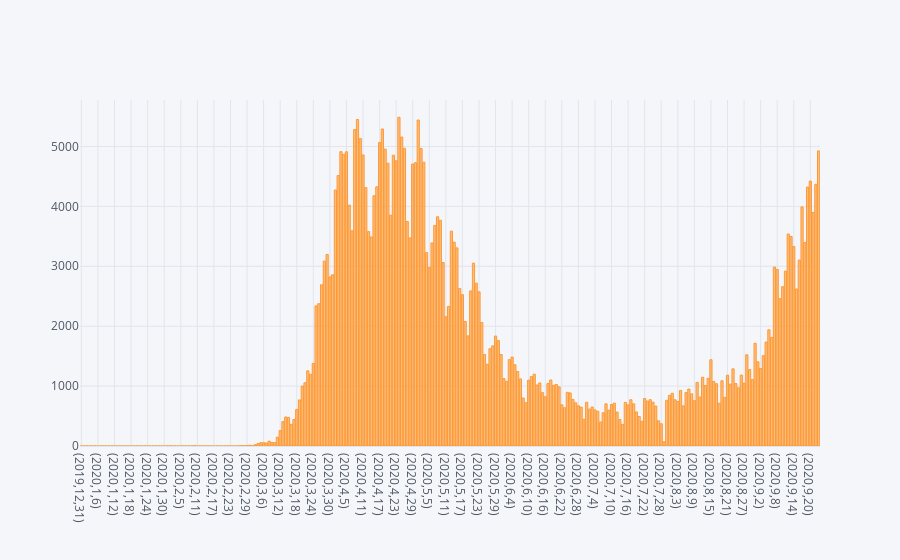

The notebook cell saved with this chart:
### Code cell
covid_df[covid_df['location']=='United Kingdom'].sort_values(['Year','Month','Day']).iplot(kind='bar',x=['Year','Month','Day'],y='new_cases')

### Figure 1 — Plotly figure (JSON) as saved in the notebook; plotly's stock layout.template omitted (floating-point values rounded to 4 significant figures; data arrays with more than 128 entries replaced by an {"elided": "..."} marker saying what was removed)
{"data": [{"marker": {"color": "rgba(255, 153, 51, 0.6)", "line": {"color": "rgba(255, 153, 51, 1.0)", "width": 1}}, "name": "new_cases", "orientation": "v", "text": "", "type": "bar", "x": {"elided": "268 str values"}, "y": {"elided": "268 int values"}}], "layout": {"legend": {"bgcolor": "#F5F6F9", "font": {"color": "#4D5663"}}, "paper_bgcolor": "#F5F6F9", "plot_bgcolor": "#F5F6F9", "title": {"font": {"color": "#4D5663"}}, "xaxis": {"gridcolor": "#E1E5ED", "showgrid": true, "tickfont": {"color": "#4D5663"}, "title": {"font": {"color": "#4D5663"}, "text": ""}, "zerolinecolor": "#E1E5ED"}, "yaxis": {"gridcolor": "#E1E5ED", "showgrid": true, "tickfont": {"color": "#4D5663"}, "title": {"font": {"color": "#4D5663"}, "text": ""}, "zerolinecolor": "#E1E5ED"}}}
